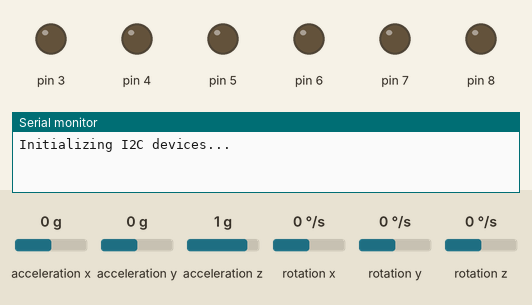
Recording of a sketch running on a simulated Arduino Uno, built with avr-gcc and run on an emulated ATmega328P. Parts: output pins drawn as LEDs (lit = HIGH), the last lines printed to the serial monitor. Wiring (inferred from the names in the program): MPU-6050 motion sensor at I2C address 0x68. The test bench sets the inputs (shaded band); at power-on: acceleration x 0 g, acceleration y 0 g, acceleration z 1 g, rotation x 0 °/s, rotation y 0 °/s, rotation z 0 °/s.

Above: at 0.1 s.
At 8.5 s:
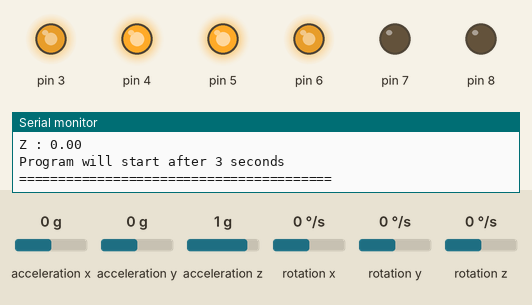
8.6 s: acceleration x set to -1.4 g
At 9.1 s:
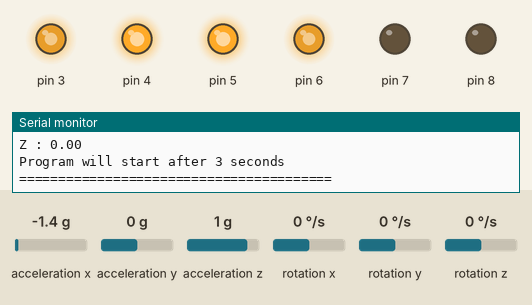
Timing chart, 0 to 11.6 s (numbered marks = the images above; inputs shaded):
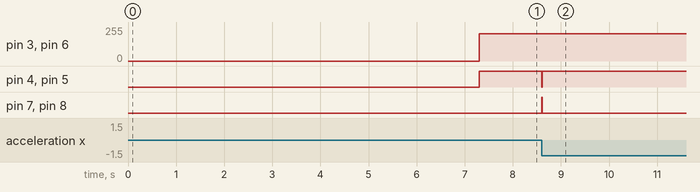

The sketch:

SelfBalanceRobot.ino
```cpp
#include <Wire.h>
#include <PID_v1.h>
#include <LMotorController.h>
#include <MPU6050_wrap.h>

// INIT VARIABLES
double kp = 70, ki = 240, kd = 1.9;
double setpoint = 175;
float ypr[3];           // [yaw, pitch, roll]
double input, output;
float motorconstA = 0.8;
float motorconstB = 0.8;
int sampleTime = 1;
float comp_filtercoeff = 0.2;

// SETUP PINS
int MIN_ABS_SPEED = 100;
int PWM_MAX = 255;
int ENA = 3;
int IN1 = 4;
int IN2 = 8;
int IN3 = 5;
int IN4 = 7;
int ENB = 6;

//MPU with
MPU6050 imu(Wire, comp_filtercoeff, 1-comp_filtercoeff);

//PID
PID pid(&input, &output, &setpoint, kp, ki, kd, DIRECT);

//MOTOR CONTROLLER
LMotorController motorController(ENA, IN1, IN2, ENB, IN3, IN4, motorconstA, motorconstB);

// INITIALIZE SETUP
void setup()
{
    Serial.begin(115200);

    // initialize device
    Serial.println(F("Initializing I2C devices..."));
    Wire.begin();
    imu.begin();
    imu.calcGyroOffsets(true);

    //setup PID
    pid.SetMode(AUTOMATIC);
    pid.SetSampleTime(sampleTime);
    pid.SetOutputLimits(-PWM_MAX, PWM_MAX);
}

// MAIN LOOP
void loop()
{
        imu.update();
        ypr[0] = imu.getAngleX();
        ypr[1] = imu.getAngleY();
        ypr[2] = imu.getAngleZ();
        input = ypr[1];

        pid.Compute();
        motorController.move(output, MIN_ABS_SPEED);
}
```

Measured:
- after the input at 8.6 s, pin 4, pin 5: HIGH → LOW at once, → HIGH 0.01 s later; pin 7, pin 8: LOW → HIGH at once, → LOW 0.01 s later
